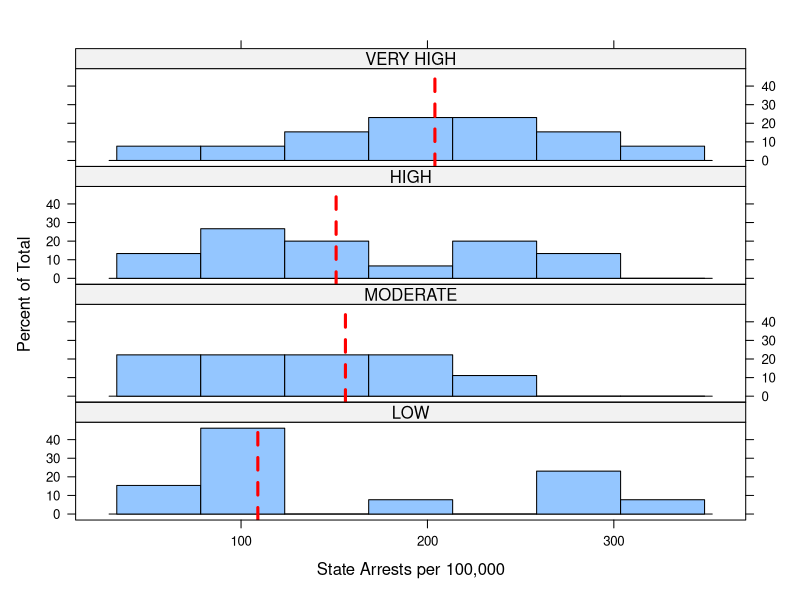
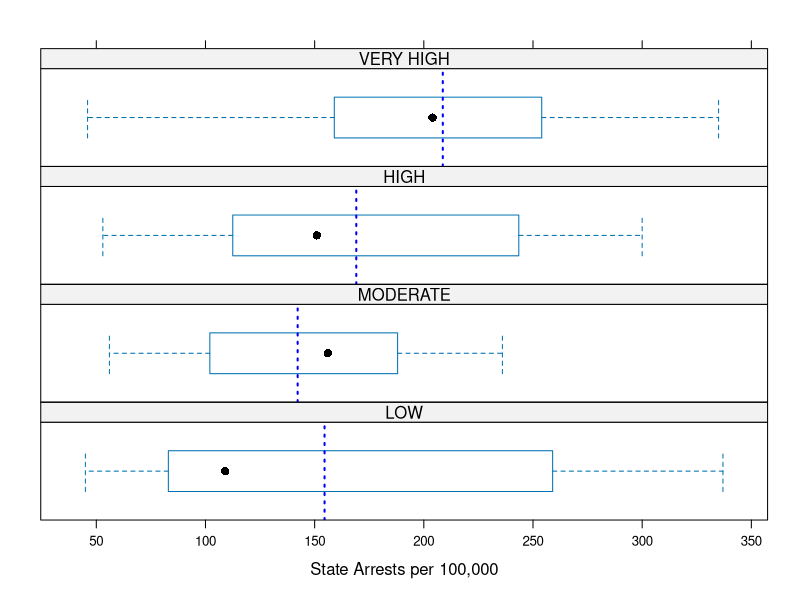
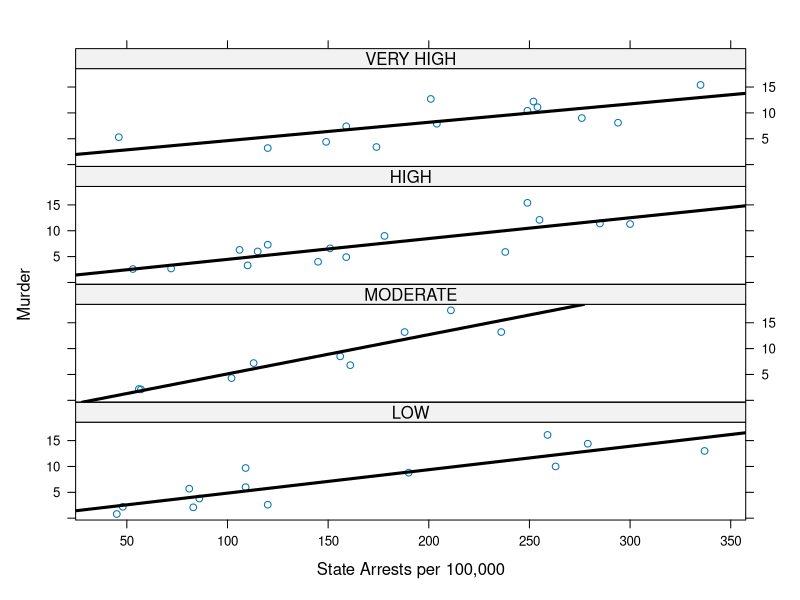

Reproduce these figures in R, in order.
#LAB 3
library(lattice)
data("USArrests")

AssignLevel <- function(p, quartiles)
{
  if (p < quartiles[1])
    rlevel <- "LOW"
  else if (p < quartiles[2])
    rlevel <- "MODERATE"
  else if (p < quartiles[3])
    rlevel <- "HIGH"
  else
    rlevel <- "VERY HIGH"
  
  return (rlevel)
}

p <- USArrests[,3]
q <- quantile(p, c(.25, .5, .75))

UrbanPopRating <- sapply(p,  AssignLevel, q)
UrbanPopRating <- factor(UrbanPopRating, levels = c("LOW","MODERATE","HIGH","VERY HIGH"))
cbind(USArrests, UrbanPopRating)

histogram(~Assault | UrbanPopRating, data =USArrests, xlab = "State Arrests per 100,000", layout=c(1,4), panel = function(x, ...){
  panel.histogram(x, ...)
  panel.abline(v = median(x), lwd = 3, lty = 2, col = "red")
})
bwplot(~Assault | UrbanPopRating, data =USArrests, xlab = "State Arrests per 100,000", layout=c(1,4), panel = function(x, ...){
  panel.bwplot(x, ...)
  panel.abline(v = mean(x), lwd = 2, lty = 3, col = "blue")
})
xyplot(Murder~ Assault | UrbanPopRating, data =USArrests, xlab = "State Arrests per 100,000", layout=c(1,4), panel = function(x,y, ...){
  panel.xyplot(x,y, ...)
  panel.lmline(x,y, lwd = 3)
})

